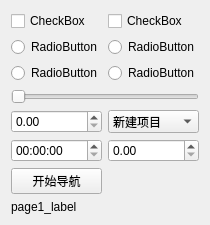
            <widget class="QWidget" name="tab_5">
             <attribute name="title">
              <string>Tab 1</string>
             </attribute>
             <layout class="QGridLayout" name="gridLayout_9">
              <item row="0" column="0">
               <widget class="QCheckBox" name="checkBox_5">
                <property name="sizePolicy">
                 <sizepolicy hsizetype="Expanding" vsizetype="Expanding">
                  <horstretch>0</horstretch>
                  <verstretch>0</verstretch>
                 </sizepolicy>
                </property>
                <property name="mouseTracking">
                 <bool>false</bool>
                </property>
                <property name="text">
                 <string>CheckBox</string>
                </property>
               </widget>
              </item>
              <item row="0" column="1">
               <widget class="QCheckBox" name="checkBox_6">
                <property name="sizePolicy">
                 <sizepolicy hsizetype="Expanding" vsizetype="Expanding">
                  <horstretch>0</horstretch>
                  <verstretch>0</verstretch>
                 </sizepolicy>
                </property>
                <property name="mouseTracking">
                 <bool>false</bool>
                </property>
                <property name="text">
                 <string>CheckBox</string>
                </property>
               </widget>
              </item>
              <item row="1" column="0">
               <widget class="QRadioButton" name="radioButton_9">
                <property name="sizePolicy">
                 <sizepolicy hsizetype="Minimum" vsizetype="Expanding">
                  <horstretch>0</horstretch>
                  <verstretch>0</verstretch>
                 </sizepolicy>
                </property>
                <property name="mouseTracking">
                 <bool>false</bool>
                </property>
                <property name="text">
                 <string>RadioButton</string>
                </property>
               </widget>
              </item>
              <item row="1" column="1">
               <widget class="QRadioButton" name="radioButton_10">
                <property name="sizePolicy">
                 <sizepolicy hsizetype="Minimum" vsizetype="Expanding">
                  <horstretch>0</horstretch>
                  <verstretch>0</verstretch>
                 </sizepolicy>
                </property>
                <property name="mouseTracking">
                 <bool>false</bool>
                </property>
                <property name="text">
                 <string>RadioButton</string>
                </property>
               </widget>
              </item>
              <item row="2" column="0">
               <widget class="QRadioButton" name="radioButton_11">
                <property name="sizePolicy">
                 <sizepolicy hsizetype="Minimum" vsizetype="Expanding">
                  <horstretch>0</horstretch>
                  <verstretch>0</verstretch>
                 </sizepolicy>
                </property>
                <property name="mouseTracking">
                 <bool>false</bool>
                </property>
                <property name="text">
                 <string>RadioButton</string>
                </property>
               </widget>
              </item>
              <item row="2" column="1">
               <widget class="QRadioButton" name="radioButton_12">
                <property name="sizePolicy">
                 <sizepolicy hsizetype="Minimum" vsizetype="Expanding">
                  <horstretch>0</horstretch>
                  <verstretch>0</verstretch>
                 </sizepolicy>
                </property>
                <property name="mouseTracking">
                 <bool>false</bool>
                </property>
                <property name="text">
                 <string>RadioButton</string>
                </property>
               </widget>
              </item>
              <item row="3" column="0" colspan="2">
               <widget class="QSlider" name="horizontalSlider_3">
                <property name="tracking">
                 <bool>false</bool>
                </property>
                <property name="orientation">
                 <enum>Qt::Horizontal</enum>
                </property>
               </widget>
              </item>
              <item row="4" column="0">
               <widget class="QDoubleSpinBox" name="doubleSpinBox_5">
                <property name="sizePolicy">
                 <sizepolicy hsizetype="Expanding" vsizetype="Expanding">
                  <horstretch>0</horstretch>
                  <verstretch>0</verstretch>
                 </sizepolicy>
                </property>
                <property name="keyboardTracking">
                 <bool>false</bool>
                </property>
               </widget>
              </item>
              <item row="4" column="1">
               <widget class="QComboBox" name="comboBox_3">
                <property name="sizePolicy">
                 <sizepolicy hsizetype="Expanding" vsizetype="Expanding">
                  <horstretch>0</horstretch>
                  <verstretch>0</verstretch>
                 </sizepolicy>
                </property>
                <item>
                 <property name="text">
                  <string>新建项目</string>
                 </property>
                </item>
                <item>
                 <property name="text">
                  <string>新建项目</string>
                 </property>
                </item>
                <item>
                 <property name="text">
                  <string>新建项目</string>
                 </property>
                </item>
                <item>
                 <property name="text">
                  <string>新建项目</string>
                 </property>
                </item>
                <item>
                 <property name="text">
                  <string>新建项目</string>
                 </property>
                </item>
               </widget>
              </item>
              <item row="5" column="0">
               <widget class="QTimeEdit" name="timeEdit_3">
                <property name="sizePolicy">
                 <sizepolicy hsizetype="Expanding" vsizetype="Expanding">
                  <horstretch>0</horstretch>
                  <verstretch>0</verstretch>
                 </sizepolicy>
                </property>
                <property name="keyboardTracking">
                 <bool>false</bool>
                </property>
               </widget>
              </item>
              <item row="5" column="1">
               <widget class="QDoubleSpinBox" name="doubleSpinBox_6">
                <property name="sizePolicy">
                 <sizepolicy hsizetype="Expanding" vsizetype="Expanding">
                  <horstretch>0</horstretch>
                  <verstretch>0</verstretch>
                 </sizepolicy>
                </property>
                <property name="keyboardTracking">
                 <bool>false</bool>
                </property>
               </widget>
              </item>
              <item row="6" column="0">
               <widget class="QPushButton" name="button_start_3">
                <property name="sizePolicy">
                 <sizepolicy hsizetype="Minimum" vsizetype="Expanding">
                  <horstretch>0</horstretch>
                  <verstretch>0</verstretch>
                 </sizepolicy>
                </property>
                <property name="text">
                 <string>开始导航</string>
                </property>
               </widget>
              </item>
              <item row="7" column="0" colspan="2">
               <widget class="QLabel" name="label_6">
                <property name="sizePolicy">
                 <sizepolicy hsizetype="Expanding" vsizetype="Expanding">
                  <horstretch>0</horstretch>
                  <verstretch>0</verstretch>
                 </sizepolicy>
                </property>
                <property name="text">
                 <string>page1_label</string>
                </property>
               </widget>
              </item>
             </layout>
            </widget>
